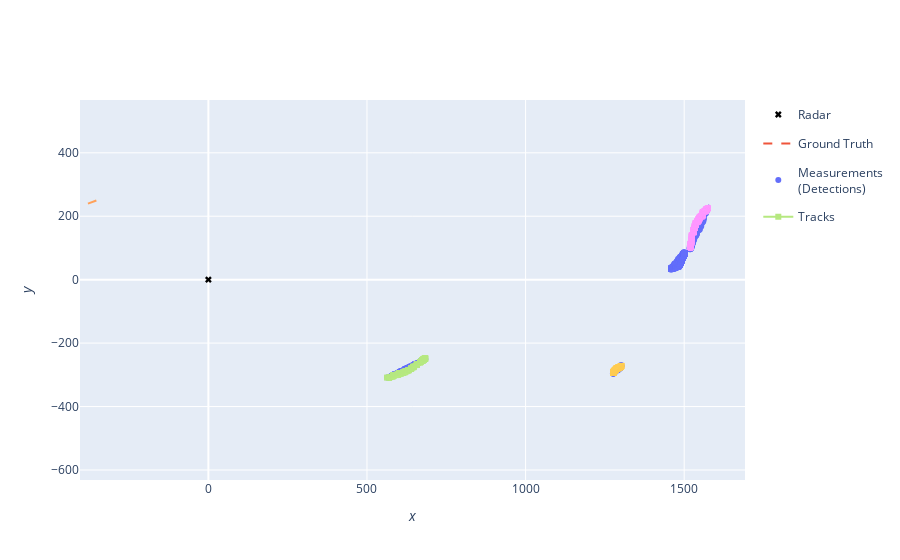

Notebook code cell kept with this figure:
### Markdown cell above
## Plot simulation results

### Code cell
from stonesoup.plotter import Plotterly

plotter = Plotterly()
plotter.plot_sensors(radar, "Radar")
plotter.plot_ground_truths(all_truths, radar.position_mapping[:2])
plotter.plot_measurements(all_measurements, radar.position_mapping[:2])
plotter.plot_tracks(all_tracks, radar.position_mapping[:2])
plotter.fig

# radar.position_mapping[:2]
